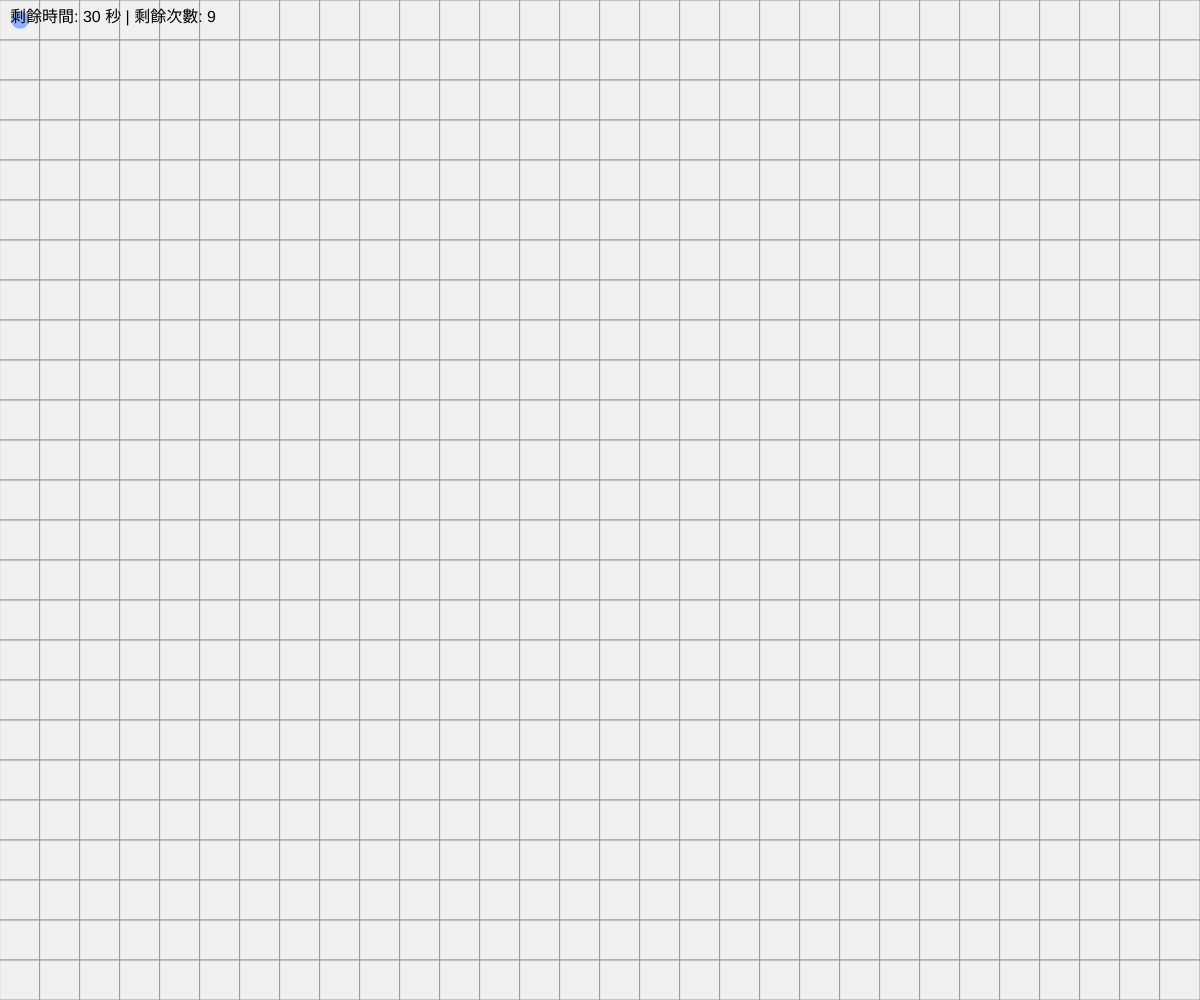
Frame 1 (no input)
Frame 60 (no input): identical to frame 1, image omitted
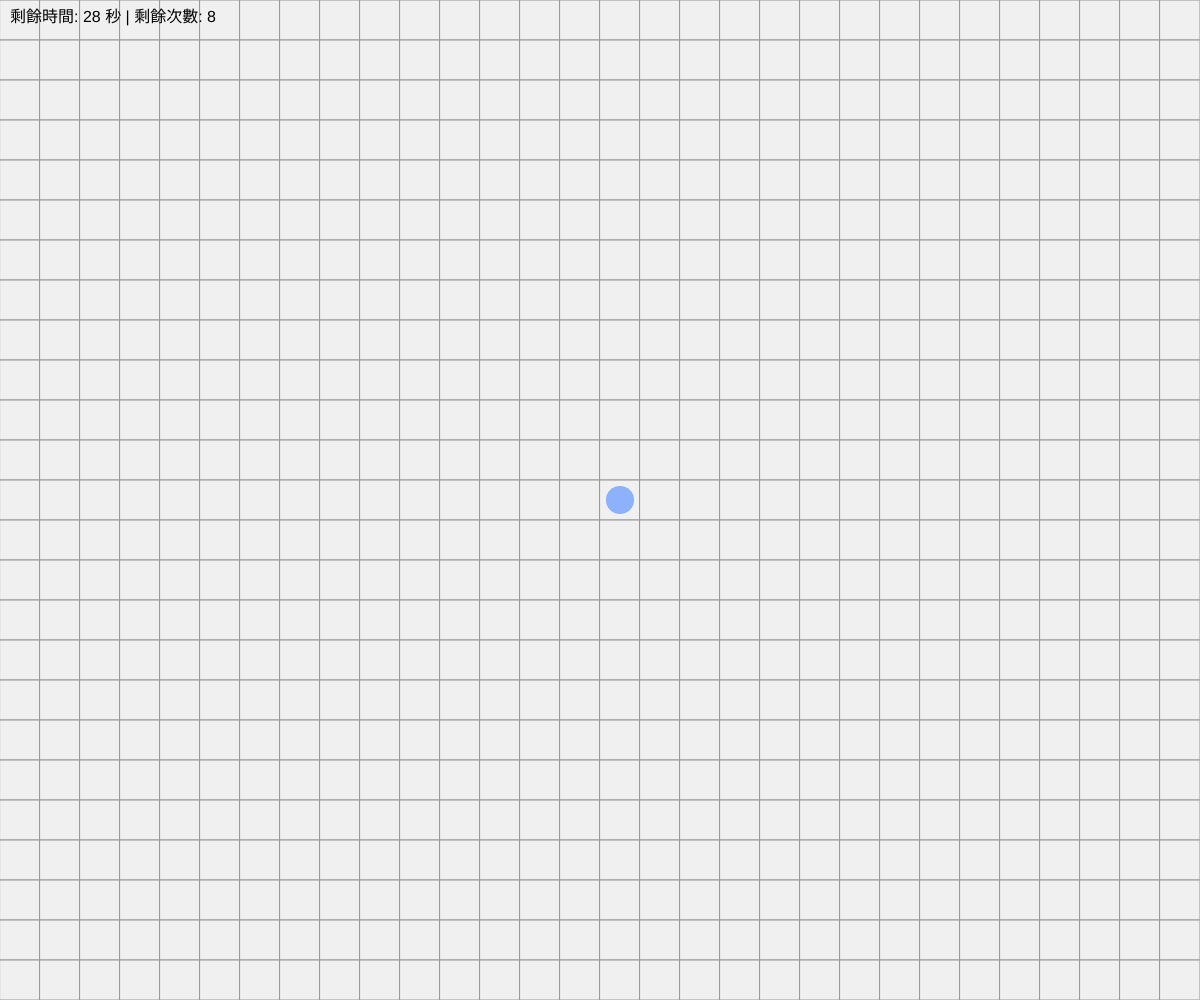
Frame 120 (the mouse pressed at the canvas centre since frame 60)

The p5.js sketch that drew these frames (run headless with seeded random() and noise() and a simulated clock; from frame 60 on, the mouse is pressed at the canvas centre):

// p5.js sketch
// ── sketch.js
let cols;
let rows;
const cellSize = 40; // 將格子大小設為一個固定的常數
let mineCol;
let mineRow;
let gameState = 'playing'; // 遊戲狀態: 'playing', 'won', 'lost'
let startTime;
let timeLimit = 30; // 倒數 30 秒
let remainingClicks; // 剩餘點擊次數

function setup() {
  createCanvas(windowWidth, windowHeight);
  // 根據視窗大小和固定的格子大小來計算行列數
  cols = floor(width / cellSize);
  rows = floor(height / cellSize);
  initGame();
}

function draw() {
  background(220);
  
  if (gameState === 'playing') {
    // 計算倒數計時
    let elapsed = floor((millis() - startTime) / 1000);
    let timeLeft = timeLimit - elapsed;
    
    if (timeLeft <= 0 || remainingClicks <= 0) {
      gameState = 'lost';
    }

    // 繪製棋盤
    stroke(150);
    for (let i = 0; i < cols; i++) {
      for (let j = 0; j < rows; j++) {
        fill(240);
        rect(i * cellSize, j * cellSize, cellSize, cellSize);
      }
    }

    // 計算游標所在的格子位置
    let hoverCol = floor(mouseX / cellSize);
    let hoverRow = floor(mouseY / cellSize);

    // 確保滑鼠游標在畫布範圍內才顯示圓圈
    if (hoverCol >= 0 && hoverCol < cols && hoverRow >= 0 && hoverRow < rows) {
      let d = dist(hoverCol, hoverRow, mineCol, mineRow);
      let maxD = dist(0, 0, cols - 1, rows - 1);
      
      // 利用 map() 函數將距離轉換為圓圈大小：距離越近，圓圈越大 (最大不超過格子大小的 90%)
      let circleSize = map(d, 0, maxD, cellSize * 0.9, cellSize * 0.1);
      
      fill(100, 150, 255, 180);
      noStroke();
      ellipse(hoverCol * cellSize + cellSize / 2, hoverRow * cellSize + cellSize / 2, circleSize);
    }

    // 顯示倒數計時文字
    fill(0);
    noStroke();
    textSize(16);
    textAlign(LEFT, TOP);
    text(`剩餘時間: ${timeLeft} 秒 | 剩餘次數: ${remainingClicks}`, 10, 10);

  } else {
    // 遊戲結束畫面 (成功或失敗)
    textAlign(CENTER, CENTER);
    textSize(36);
    if (gameState === 'won') {
      fill(0, 150, 0);
      text('遊戲成功！', width / 2, height / 2 - 30);
    } else {
      fill(200, 0, 0);
      text('遊戲失敗！', width / 2, height / 2 - 30);
    }

    // 繪製畫面下方的「再來一次」按鈕
    let btnW = 120;
    let btnH = 40;
    let btnX = width / 2 - btnW / 2;
    let btnY = height / 2 + 30;
    
    fill(70, 130, 180);
    rect(btnX, btnY, btnW, btnH, 5); // 包含 5px 圓角
    fill(255);
    textSize(18);
    text('再來一次', width / 2, btnY + btnH / 2);
  }
}

function initGame() {
  gameState = 'playing';
  // 隨機決定地雷位置
  mineCol = floor(random(cols));
  mineRow = floor(random(rows));
  // 紀錄遊戲開始時間 (毫秒)
  startTime = millis();
  remainingClicks = floor(random(5, 11)); // 隨機產生 5~10 次點擊機會
}

function mousePressed() {
  if (gameState === 'playing') {
    let col = floor(mouseX / cellSize);
    let row = floor(mouseY / cellSize);
    // 只要在格子範圍內點擊，就消耗一次機會
    if (col >= 0 && col < cols && row >= 0 && row < rows) {
      remainingClicks--;
      // 檢查玩家點擊的格子是否為地雷位置
      if (col === mineCol && row === mineRow) {
        gameState = 'won';
      }
    }
  } else {
    // 如果遊戲已結束，判斷是否點擊到「再來一次」按鈕的範圍
    let btnW = 120;
    let btnH = 40;
    let btnX = width / 2 - btnW / 2;
    let btnY = height / 2 + 30;
    
    if (mouseX >= btnX && mouseX <= btnX + btnW && mouseY >= btnY && mouseY <= btnY + btnH) {
      initGame(); // 重置遊戲
    }
  }
}

function windowResized() {
  resizeCanvas(windowWidth, windowHeight);
  // 當視窗大小改變時，重新計算行列數
  cols = floor(width / cellSize);
  rows = floor(height / cellSize);
  // 重置遊戲以適應新的佈局
  initGame();
}
